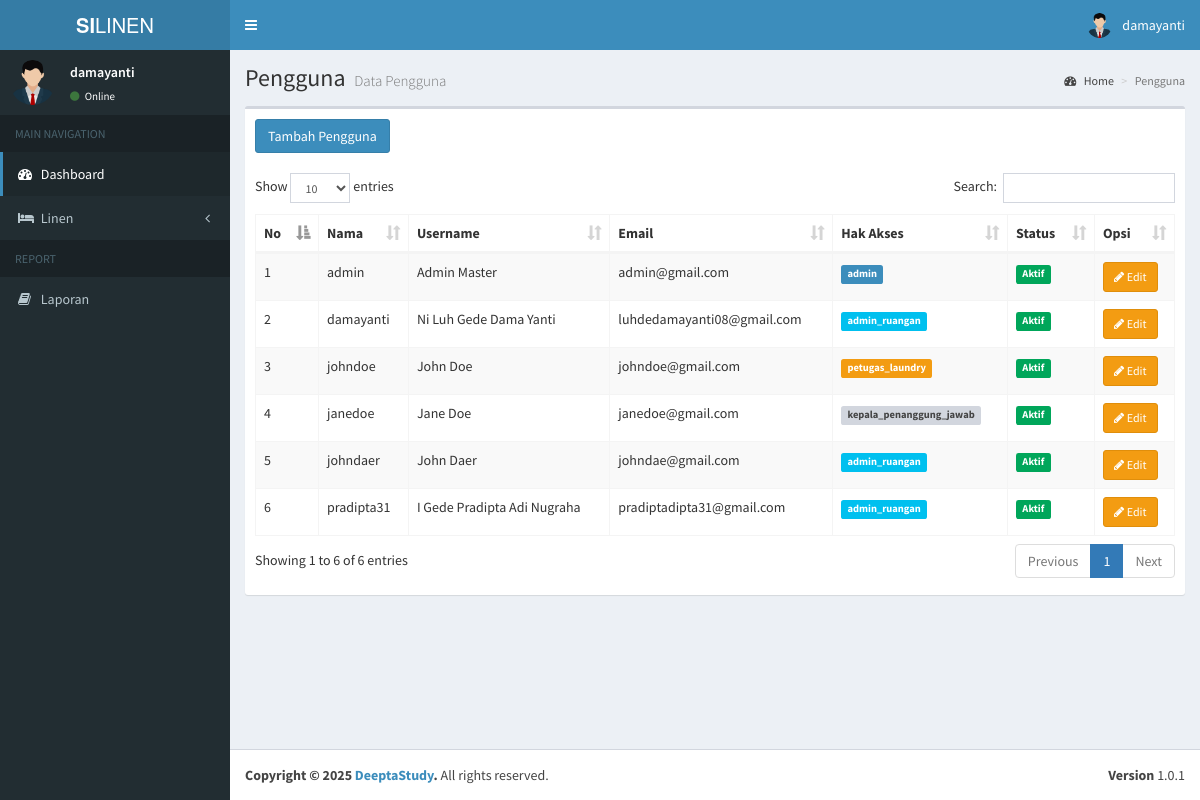
The page /admin/data_pengguna.php (signed in) on the database as committed earlier.
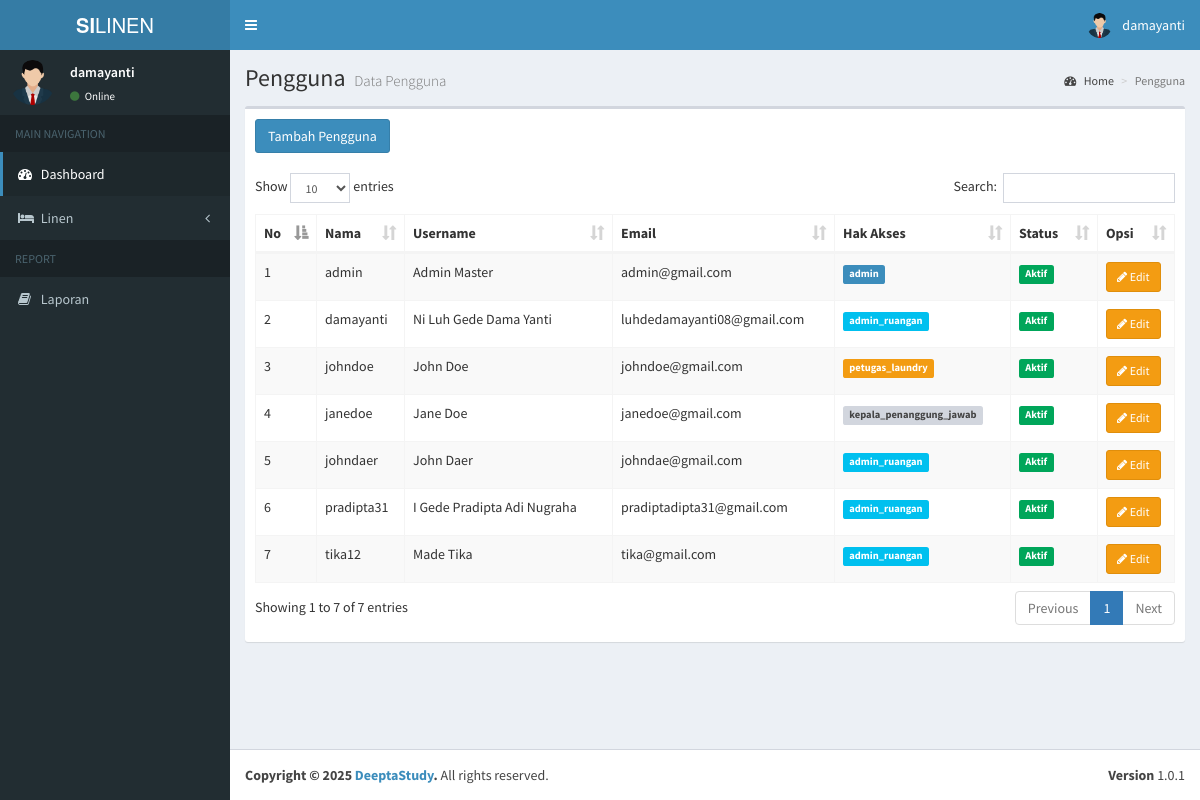
The same page on the database as committed later.
### tables this page shows
CREATE TABLE `users` (
  `id` int(11) NOT NULL,
  `nama` varchar(100) NOT NULL,
  `username` varchar(100) NOT NULL,
  `email` varchar(100) NOT NULL,
  `password` varchar(100) NOT NULL,
  `hak_akses` varchar(25) NOT NULL,
  `status` int(11) NOT NULL,
  `status_ruangan` int(11) DEFAULT NULL
);

### admin/data_pengguna.php (the view, shortened to what the changed rows need)
<?php
include '../koneksi.php';
$additionalCSS = [
  '../assets/plugins/datatables/dataTables.bootstrap.css'
];
$pageTitle = "Pengguna";
$pageDesc = "Data Pengguna";
$dataQuery = mysqli_query($koneksi, "SELECT * FROM users");
?>
<section class="content">
  <div class="row">
    <div class="col-xs-12">
      <div class="box">
        <div class="box-header">
          <a href="tambah_pengguna.php" class="btn btn-primary btn-md"> Tambah Pengguna</a>
        </div>
        <div class="box-body">
          <table id="example1" class="table table-bordered table-striped">
            <thead>
              <tr>
                <th>No</th>
                <th>Nama</th>
                <th>Username</th>
                <th>Email</th>
                <th>Hak Akses</th>
                <th>Status</th>
                <th>Opsi</th>
              </tr>
            </thead>
            <tbody>
              <?php
                $no = 1;
                while ($data = mysqli_fetch_assoc($dataQuery)):
              ?>
                <tr>
                  <td><?= $no++; ?></td>
                  <td><?= htmlspecialchars($data['username']) ?></td>
                  <td><?= htmlspecialchars($data['nama']) ?></td>
                  <td><?= htmlspecialchars($data['email']) ?></td>
                  <td>
                    <span class="label <?=
                                        ($data['hak_akses'] == 'admin') ? 'label-primary' : (($data['hak_akses'] == 'admin_ruangan') ? 'label-info' : (($data['hak_akses'] == 'petugas_laundry') ? 'label-warning' : 'label-default'))
                                        ?>">
                      <?= htmlspecialchars($data['hak_akses']) ?>
                    </span>
                  </td>
                  <td>
                    <span class="label <?= ($data['status'] == 1) ? 'label-success' : 'label-danger' ?>">
                      <?= ($data['status'] == 1) ? 'Aktif' : 'Nonaktif' ?>
                    </span>
                  </td>
                  <td>
                    <a href="edit_pengguna.php?id=<?= $data['id'] ?>" class="btn btn-sm btn-warning"><i class="fa fa-pencil"></i> Edit</a>
                  </td>
                </tr>
              <?php endwhile; ?>
            </tbody>
          </table>
        </div>
      </div>
    </div>
  </div>
</section>
<?php
$content = ob_get_clean();
include __DIR__ . '/../layouts/header.php';
echo $content;
include __DIR__ . '/../layouts/footer.php';
?>

### layouts/header.php (shortened to what the changed rows need)
<?php
    include '../koneksi.php';
    $username = $_SESSION['username'];
    $query = mysqli_query($koneksi, "SELECT * FROM users WHERE username = '$username'");
    $row = mysqli_fetch_assoc($query);
?>
<!DOCTYPE html>
<html>
<head>
    <link rel="stylesheet" href="../assets/bootstrap/css/bootstrap.min.css">
    <link rel="stylesheet" href="https://maxcdn.bootstrapcdn.com/font-awesome/4.4.0/css/font-awesome.min.css">
    <link rel="stylesheet" href="https://code.ionicframework.com/ionicons/2.0.1/css/ionicons.min.css">
    <link rel="stylesheet" href="../assets/dist/css/AdminLTE.min.css">
    <link rel="stylesheet" href="../assets/dist/css/skins/_all-skins.min.css">
    <link rel="stylesheet" href="../assets/plugins/iCheck/flat/blue.css">
    <link rel="stylesheet" href="../assets/plugins/morris/morris.css">
    <link rel="stylesheet" href="../assets/plugins/jvectormap/jquery-jvectormap-1.2.2.css">
    <?php if(!empty($additionalCSS)): ?>
        <?php foreach($additionalCSS as $css): ?>
            <link rel="stylesheet" href="<?= htmlspecialchars($css) ?>">
        <?php endforeach; ?>
    <?php endif; ?>
</head>
<body class="hold-transition skin-blue sidebar-mini">
    <div class="wrapper">
        <header class="main-header">
            <nav class="navbar navbar-static-top" role="navigation">
                <div class="navbar-custom-menu">
                    <ul class="nav navbar-nav">
                        <li class="dropdown user user-menu">
                            <a href="#" class="dropdown-toggle" data-toggle="dropdown">
                                <img src="../assets/images/avatar.png" class="user-image" alt="User Image">
                                <span class="hidden-xs"><?= $row['username']; ?></span>
                            </a>
                        </li>
                    </ul>
                </div>
            </nav>
        </header>
        <div class="content-wrapper">
            <section class="content-header">
                <h1>
                    <?php echo isset($pageTitle) ? $pageTitle : 'Dashboard'; ?>
                    <small><?php echo isset($pageDesc) ? $pageDesc : 'Control Panel'; ?></small>
                </h1>
            </section>
        <?php include __DIR__ . '/navigation.php'; ?>

### layouts/navigation.php (shortened to what the changed rows need)
<aside class="main-sidebar">
    <section class="sidebar">
        <div class="user-panel">
            <div class="pull-left info">
                <p><?= $row['username']; ?></p>
                <a href="#"><i class="fa fa-circle text-success"></i> Online</a>
            </div>
        </div>
    </section>
</aside>

Rows that differ between the two databases and show on the page:
added users: username "tika12", nama "Made Tika", email "tika@gmail.com", hak_akses "admin_ruangan", status "Aktif"
Other text that changed with them:
text written by a page script: "Show entries Search: Showing 1 to 6 of 6 entries Previous 1 Next" → "Show entries Search: Showing 1 to 7 of 7 entries Previous 1 Next"
